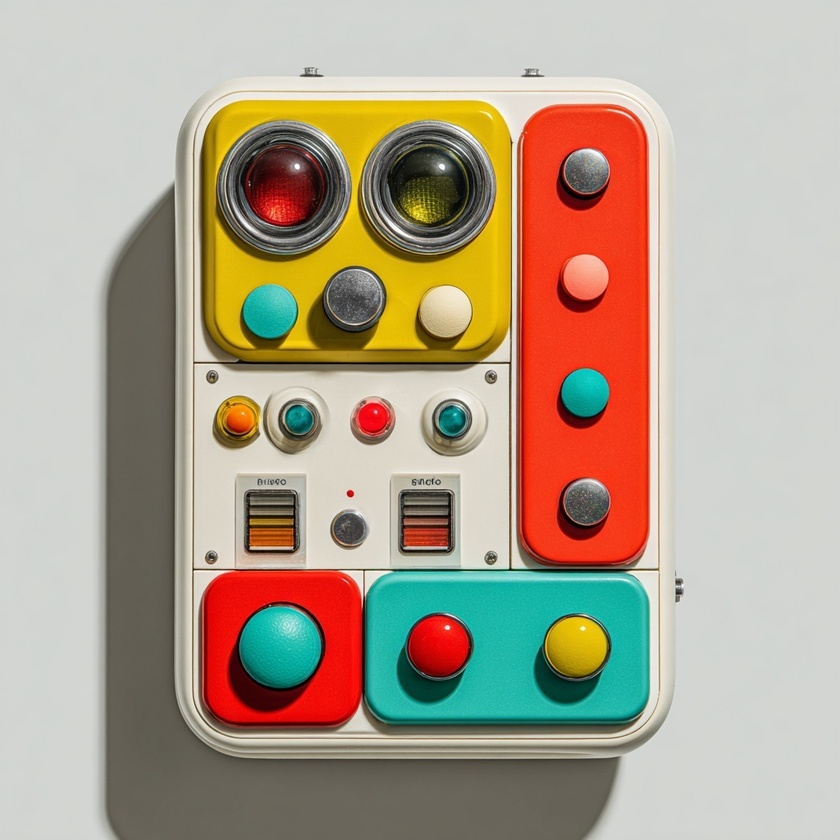
#> input picture test_images/IMG_8324.jpeg, 840 x 840 px, shrunk from 1024 x 1024 before the run
$ python -i primitives.py   (imports and definitions only)
#> lines starting #> are read from the running program, lines starting #| are printed output that depends on the picture; after the words box and inside, x2 and y2 are one past the last pixel; in counts of white or black regions, pixels touching at a corner belong together
"""Primitive shape detection helpers using OpenCV."""

from __future__ import annotations

from collections.abc import Iterable
from dataclasses import dataclass

import cv2
import numpy as np
from numpy.typing import NDArray


@dataclass(slots=True)
class Circle:
    center: tuple[int, int]
    radius: int


@dataclass(slots=True)
class Rectangle:
    x: int
    y: int
    width: int
    height: int


@dataclass(slots=True)
class Line:
    start: tuple[int, int]
    end: tuple[int, int]


# [97 lines left out: functions detect_circles, detect_rectangles, detect_lines, bounding_boxes_from_contours, measure_spacing_gaps, not called in this run]


def components_to_bboxes(
    gray: NDArray[np.uint8],
    *,
    min_area: int = 64,
    open_iterations: int = 1,
    close_iterations: int = 2,
) -> list[tuple[int, int, int, int]]:
    """Detect connected components with morphology + contours.

    Returns a list of bounding boxes (x, y, w, h) sorted by row/column.
    """

    blurred = cv2.GaussianBlur(gray, (5, 5), 0)
    mean_intensity = float(np.mean(blurred.astype(np.float32)))
    thresh_type = cv2.THRESH_BINARY_INV if mean_intensity > 127 else cv2.THRESH_BINARY
    _, binary = cv2.threshold(blurred, 0, 255, thresh_type + cv2.THRESH_OTSU)

    kernel = cv2.getStructuringElement(cv2.MORPH_RECT, (3, 3))
    opened = cv2.morphologyEx(binary, cv2.MORPH_OPEN, kernel, iterations=open_iterations)
    processed = cv2.morphologyEx(opened, cv2.MORPH_CLOSE, kernel, iterations=close_iterations)

    contours, _ = cv2.findContours(processed, cv2.RETR_EXTERNAL, cv2.CHAIN_APPROX_SIMPLE)
    bboxes: list[tuple[int, int, int, int]] = []
    for contour in contours:
        x, y, w, h = cv2.boundingRect(contour)
        if w * h >= min_area:
            bboxes.append((int(x), int(y), int(w), int(h)))

    return sorted(bboxes, key=lambda box: (box[1], box[0]))


# [71 lines left out: function gaps_from_bboxes, not called in this run]

>>> import cv2
>>> picture = cv2.imread('../../test_images/IMG_8324.jpeg', cv2.IMREAD_GRAYSCALE)
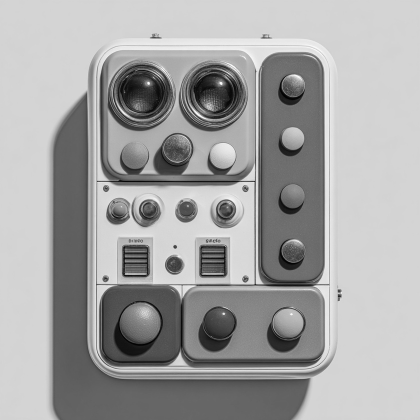
#> picture: shape (840, 840) (shown at 1/2 size); min 0, max 255, mean 163.8
>>> result = components_to_bboxes(picture)
#> in components_to_bboxes, `mean_intensity = float(np.mean(blurred.astype(np.float32)))`: mean_intensity = 163.8
#> in components_to_bboxes, `thresh_type = cv2.THRESH_BINARY_INV if mean_intensity > 127 else cv2.T..`: thresh_type = 1
#> in components_to_bboxes, `_, binary = cv2.threshold(blurred, 0, 255, thresh_type + cv2.THRESH_OT..`:
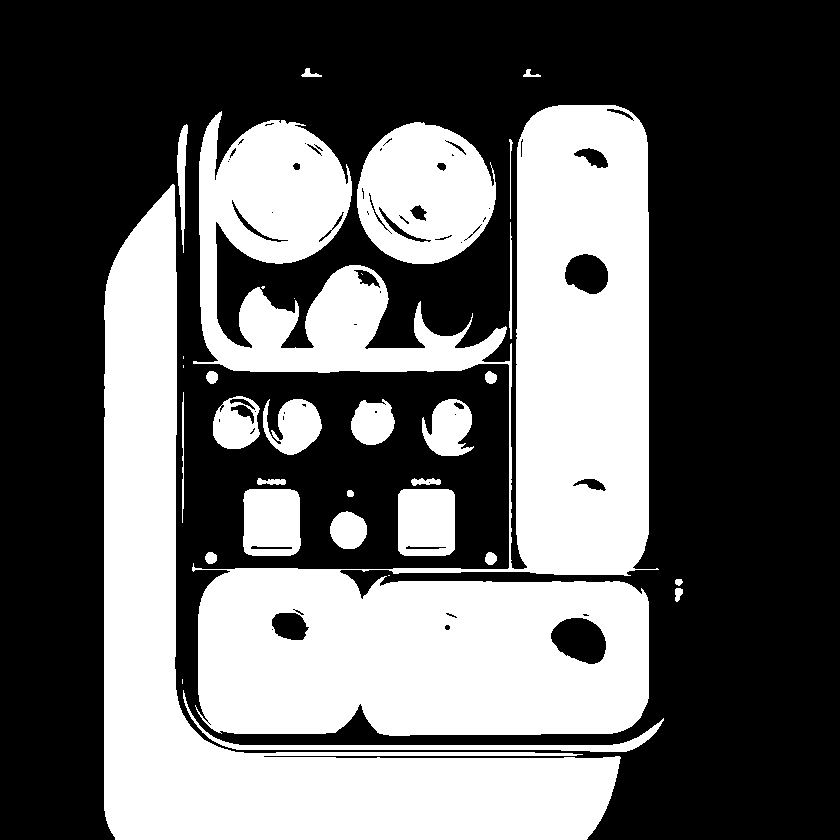
#> binary: shape (840, 840); 39.4% white; 33 white regions (7 under 20 px), largest, box (x1, y1, x2, y2) and area: (192, 105, 659, 736) 159901, (104, 184, 621, 840) 82443, (357, 122, 496, 264) 14511
#> in components_to_bboxes, `opened = cv2.morphologyEx(binary, cv2.MORPH_OPEN, kernel, iterations=o..`:
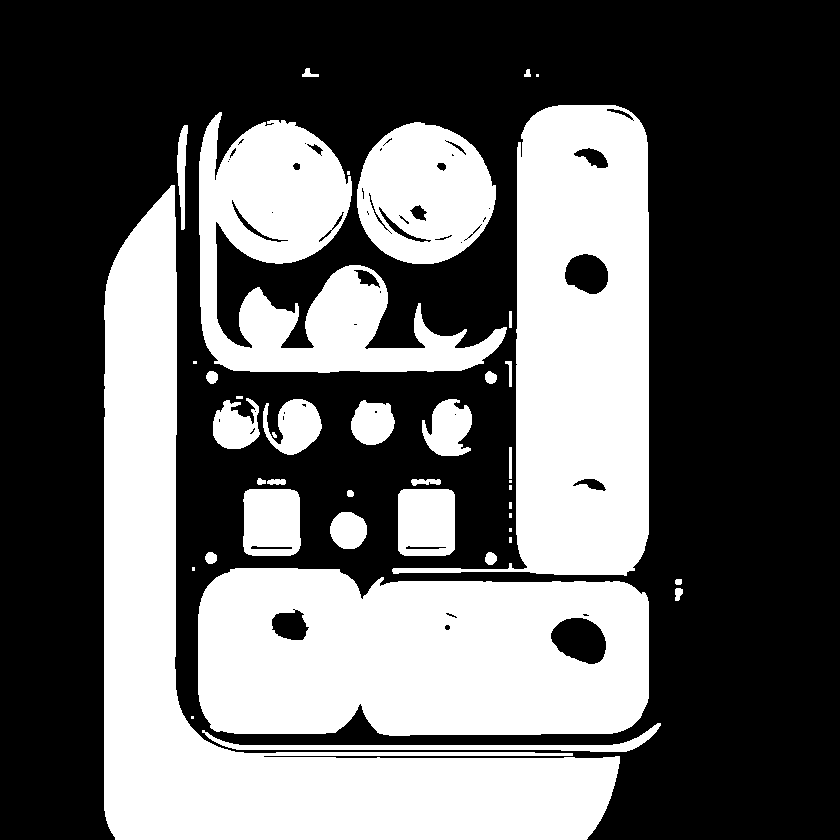
#> opened: shape (840, 840); 39.1% white; 42 white regions (10 under 20 px), largest, box (x1, y1, x2, y2) and area: (104, 185, 620, 840) 82425, (198, 568, 649, 736) 66104, (392, 105, 649, 576) 59369
#> in components_to_bboxes, `processed = cv2.morphologyEx(opened, cv2.MORPH_CLOSE, kernel, iteratio..`:
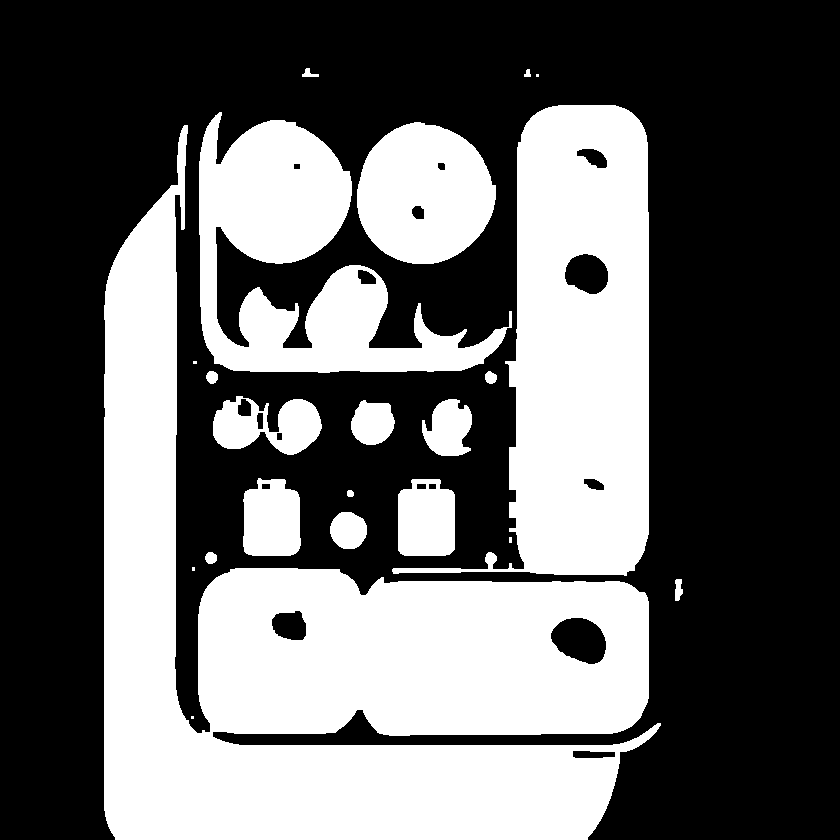
#> processed: shape (840, 840); 39.7% white; 22 white regions (5 under 20 px)
#> in components_to_bboxes, `contours, _ = cv2.findContours(processed, cv2.RETR_EXTERNAL, cv2.CHAIN..`: contours = 22 contours, 5 with area under 20; largest, box (x1, y1, x2, y2) and area: (104, 125, 661, 840) 154444, (392, 105, 649, 576) 61390, (199, 112, 512, 373) 33463, (357, 122, 496, 264) 14958, (213, 396, 322, 455) 4098
#> the loop in components_to_bboxes, `for contour in contours:` made 22 passes
#> (x, y, w, h) on passes 2, 4, 6, 7, 8, 9, 10, 11: (675, 579, 8, 22), (205, 552, 12, 12), (330, 512, 37, 37), (347, 490, 7, 7), (398, 479, 57, 77), (243, 478, 58, 78), (351, 400, 44, 45), (422, 399, 50, 57)
#> after the loop in components_to_bboxes, `for contour in contours:`: bboxes = 15 items, first 6: (675, 579, 8, 22), (205, 552, 12, 12), (330, 512, 37, 37), (398, 479, 57, 77), (243, 478, 58, 78), (351, 400, 44, 45)
#> result = 15 items, first 6: (302, 68, 17, 9), (392, 105, 257, 471), (199, 112, 313, 261), (357, 122, 139, 142), (104, 125, 557, 715), (206, 371, 12, 13)

$ run again, on test_images/IMG_8325.jpeg
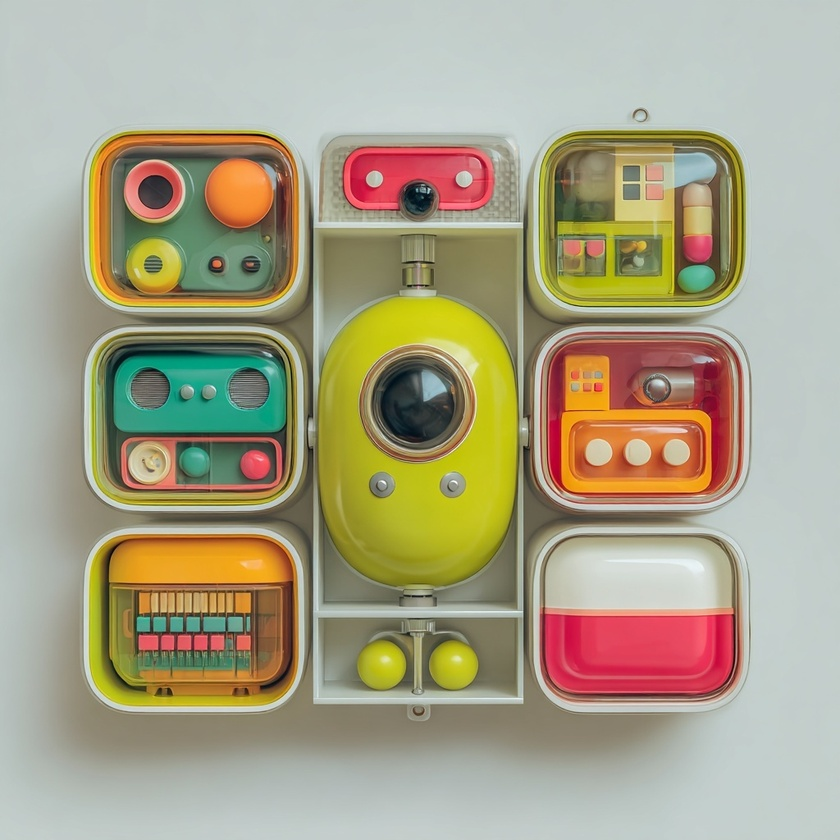
#> input picture test_images/IMG_8325.jpeg, 840 x 840 px, shrunk from 1024 x 1024 before the run
#> `picture = cv2.imread('../../test_images/IMG_8324.jpeg', cv2.IMREAD_GRA..`:
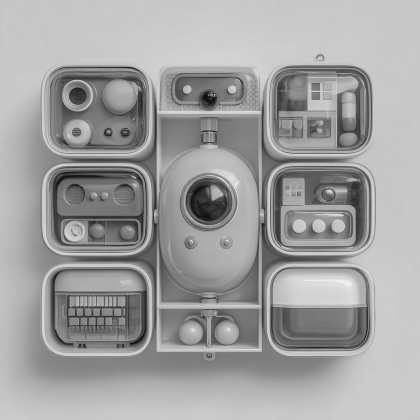
#> picture: shape (840, 840) (shown at 1/2 size); min 1, max 255, mean 160
#> mean_intensity = 160
#> thresh_type = 1
#> binary: shape (840, 840); 38.9% white; 53 white regions (26 under 20 px), largest, box (x1, y1, x2, y2) and area: (61, 173, 707, 761) 107072, (95, 332, 297, 503) 29790, (97, 534, 298, 701) 24998
#> opened: shape (840, 840); 38.7% white; 36 white regions (9 under 20 px), largest, box (x1, y1, x2, y2) and area: (61, 177, 705, 761) 106824, (96, 332, 297, 503) 29762, (97, 534, 298, 701) 24918
#> in components_to_bboxes, `processed = cv2.morphologyEx(opened, cv2.MORPH_CLOSE, kernel, iteratio..`:
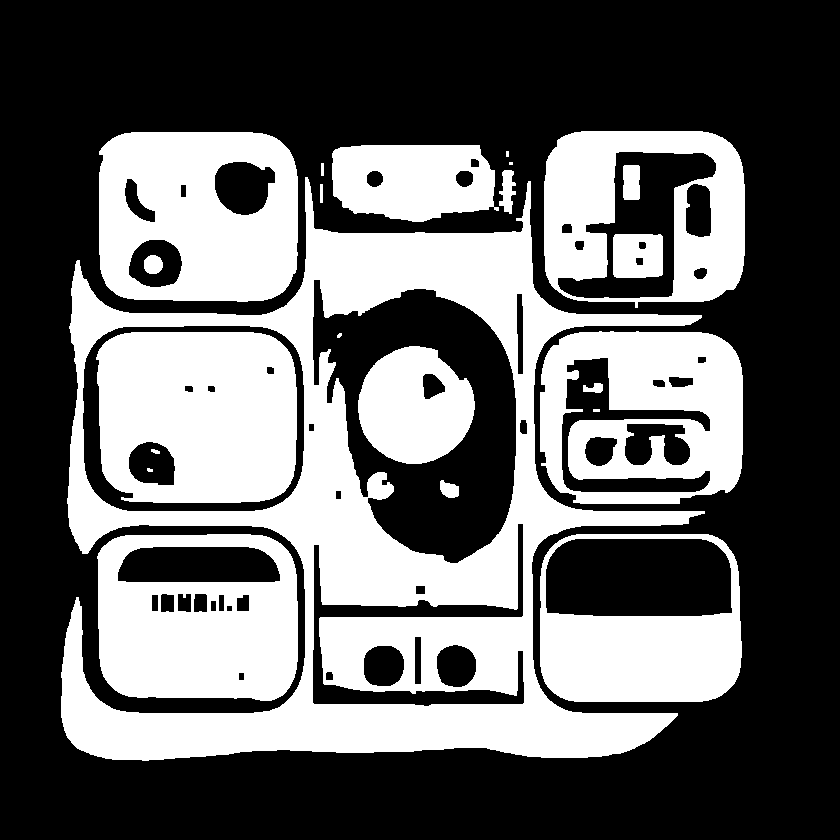
#> processed: shape (840, 840); 39.4% white; 23 white regions (3 under 20 px)
#> contours = 12 contours, 2 with area under 20; largest, box (x1, y1, x2, y2) and area: (61, 177, 705, 761) 195323, (544, 131, 745, 308) 32314, (540, 331, 743, 504) 32118, (540, 534, 742, 702) 31909, (99, 132, 298, 302) 31822
#> the loop in components_to_bboxes, `for contour in contours:` made 12 passes
#> (x, y, w, h) on passes 1, 2, 3, 5, 6, 10, 11, 12: (540, 534, 202, 168), (97, 534, 201, 167), (540, 331, 203, 173), (61, 177, 644, 584), (499, 170, 17, 44), (332, 145, 167, 77), (99, 132, 199, 170), (544, 131, 201, 177)
#> after the loop in components_to_bboxes, `for contour in contours:`: bboxes = [(540, 534, 202, 168), (97, 534, 201, 167), (540, 331, 203, 173), (61, 177, 644, 584), (499, 170, 17, 44), (332, 145, 167, 77), (99, 132, 199, 170), (544, 131, 201, 177)]
#> result = [(544, 131, 201, 177), (99, 132, 199, 170), (332, 145, 167, 77), (499, 170, 17, 44), (61, 177, 644, 584), (540, 331, 203, 173), (97, 534, 201, 167), (540, 534, 202, 168)]
